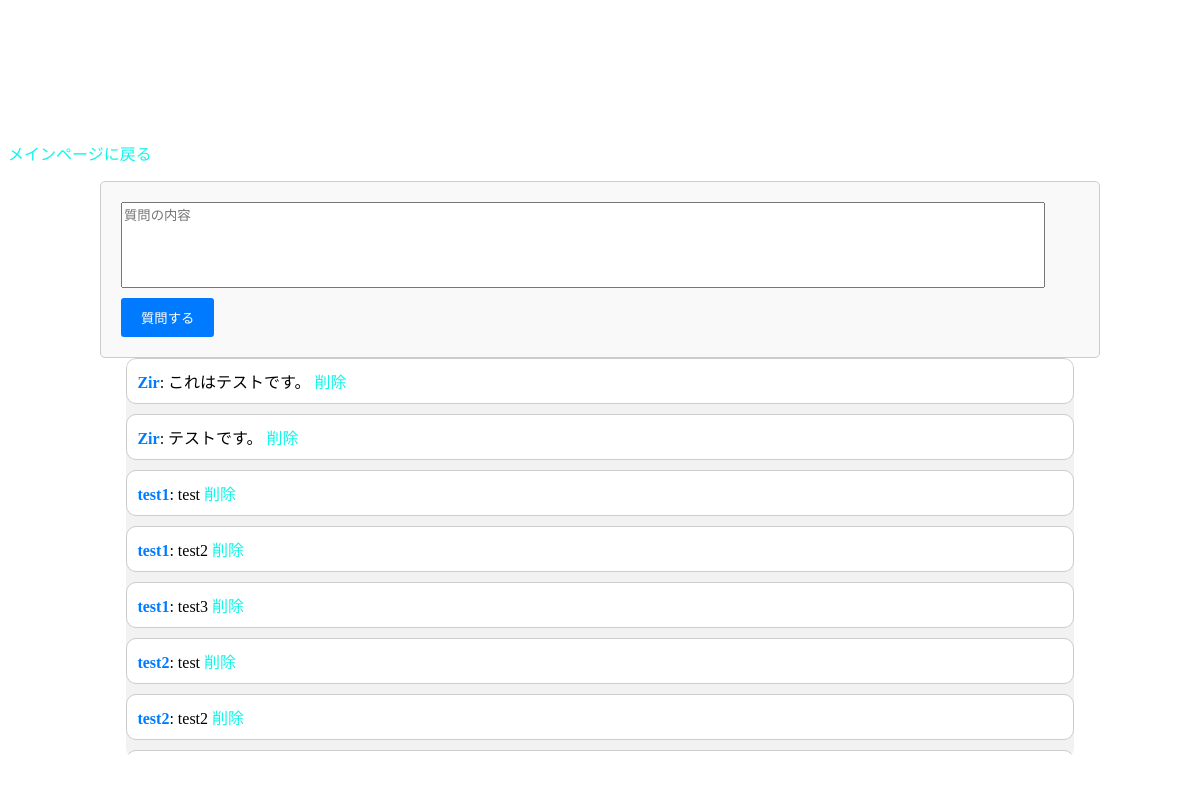
The app's page /qa_chat_page/ (signed in) with its own data.
### blog/models.py (models this page shows, shortened)
class Message(models.Model):
    author = models.ForeignKey(User, on_delete=models.CASCADE)
    content = models.TextField()
    created_at = models.DateTimeField(auto_now_add=True)
    objects = models.Manager()

### blog/views.py (the view)
# urls.py: path('qa_chat_page/', views.qa_chat_page, name='qa_chat_page'),
@login_required
def qa_chat_page(request):
    questions = Question.objects.all()
    messages = Message.objects.all()
    return render(request, 'qa/qa_chat_page.html', {'questions': questions, 'messages': messages})

### blog/templates/qa/qa_chat_page.html (shortened to what this page needs)
<!DOCTYPE html>
<html>
<head>
    {% load static %}
    <link rel="stylesheet" href="{% static 'css/qa_chat_page.css' %}">
</head>
<body>
    <div class="qa-section">
        <h2>Q&A</h2>
        <a href="{% url 'post_list' %}" class="btn btn-primary">メインページに戻る</a>
        <form method="post" action="{% url 'post_question' %}">
            <textarea name="content" placeholder="質問の内容"></textarea>
            <button type="submit">質問する</button>
        </form>
        <div class="chat-area">
            <div id="message-container">
                {% for message in messages %}
                    <div class="message">
                        <strong>{{ message.author }}</strong>: {{ message.content }}
                        <a href="{% url 'delete_message' message.id %}">削除</a>
                    </div>
                {% endfor %}
            </div>
        </div>
    </div>
</body>
</html>

### blog/static/css/qa_chat_page.css (style rules this page uses)
h2 { font-family: 'Times New Roman', cursive; color: #FFFFFF; font-size: 50px }
body { background-image: url('office_main2.jpg'); font-family: 'Times New Roman', cursive; color: #000000; background-size: cover; background-repeat: no-repeat; }
form { margin: 0 auto; max-width: 1000px; padding: 20px; border: 1px solid #ccc; border-radius: 5px; background-color: #f9f9f9; box-sizing: border-box; overflow: hidden; }
textarea { width: calc(100% - 40px); height: 80px; margin-bottom: 10px; resize: none; display: block; }
button { background-color: #007bff; color: #fff; border: none; padding: 10px 20px; border-radius: 3px; cursor: pointer; transition: background-color 0.3s; }
.chat-area { margin: 0 auto; width: 80%; max-width: 1600px; height: 400px; overflow-y: auto; background-color: #f2f2f2; border-radius: 10px; }
.message { background-color: #fff; padding: 10px; margin-bottom: 10px; border-radius: 10px; border: 1px solid #ccc; }
.message strong { color: #007bff; }
a { text-decoration: none; color: #0FF6E9; }

### records on screen
Message: author "Zir", content "これはテストです。"
Message: author "Zir", content "テストです。"
Message: author "test1", content "test"
Message: author "test1", content "test2"
Message: author "test1", content "test3"
Message: author "test2", content "test"
Message: author "test2", content "test2"
